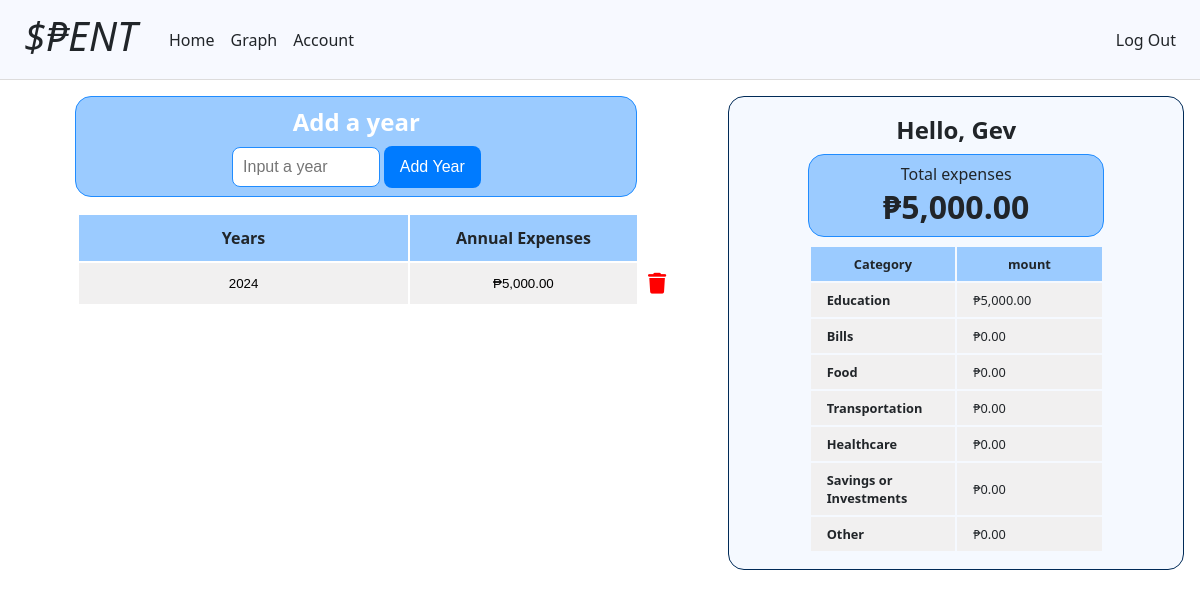
Page / (signed in) on the earlier database version.
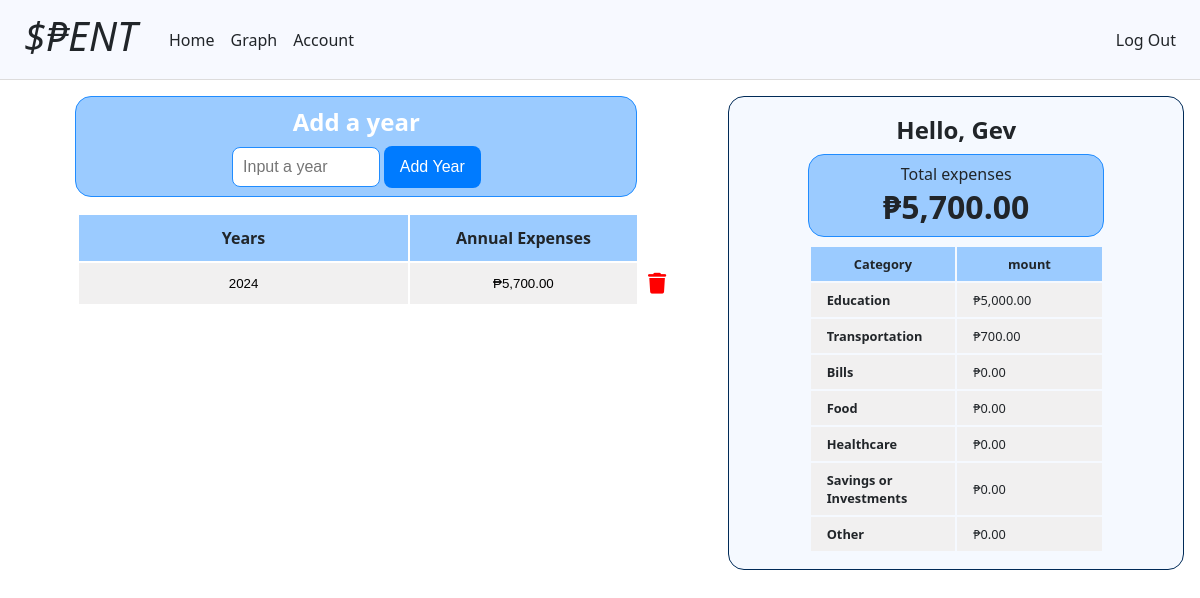
Same page on the later database version.
### tables this page shows
CREATE TABLE years (
    id INTEGER PRIMARY KEY AUTOINCREMENT NOT NULL,
    user_id INTEGER NOT NULL,
    year NOT NULL,
    FOREIGN KEY (user_id) REFERENCES users (id)
);

CREATE TABLE users (
    id INTEGER PRIMARY KEY AUTOINCREMENT NOT NULL,
    username TEXT NOT NULL,
    pass_hash TEXT NOT NULL,
    currency TEXT
);

### app.py (the view)
@app.route("/")
@login_required
def index():
    currency = db.execute("SELECT currency FROM users WHERE id = ?", session["user_id"])
    currency = currency[0]["currency"]
    if currency not in ["usd", "php"]:
        return render_template("set-currency.html")
    years = get_years(session["user_id"])
    total_expenses= get_total_expenses(session["user_id"]) # Get total expenses
    expenses = get_expenses(session["user_id"]) # Get expenses
    print(expenses)
    return render_template("index.html", years=years, total_expenses=total_expenses, expenses=expenses)

### app.py (called while the page is built)
@app.after_request
def after_request(response):
    response.headers["Cache-Control"] = "no-cache, no-store, must-revalidate"
    response.headers["Expires"] = 0
    response.headers["Pragma"] = "no-cache"
    return response

### helpers.py (called while the page is built)
def format_currency(value):
    currency = db.execute("SELECT currency FROM users WHERE id = ?", session["user_id"])
    currency = currency[0]["currency"]
    if currency == "usd":
        return f"${value:,.2f}"
    elif currency == "php":
        return f"₱{value:,.2f}"

def login_required(f):
    @wraps(f)
    def decorated_function(*args, **kwargs):
        if session.get("user_id") is None:
            return redirect("/login")
        return f(*args, **kwargs)
    return decorated_function

### queries.py (called while the page is built)
def get_years(user_id):
    return db.execute("""SELECT years.id AS id, years.year AS year, SUM(spent.amount) AS expenses
                                FROM years
                                LEFT JOIN months ON months.year_id = years.id
                                LEFT JOIN days ON days.month_id = months.id
                                LEFT JOIN spent ON spent.day_id = days.id
                                WHERE years.user_id = :user_id
                                GROUP BY years.year
                                ORDER BY years.year DESC
                                """, user_id=user_id) # Idea by chatGPT (LEFT JOIN)

def get_total_expenses(user_id):
    total_expenses = db.execute("""SELECT SUM(spent.amount) AS total_expenses
                            FROM spent
                            JOIN days ON days.id = spent.day_id
                            JOIN months ON months.id = days.month_id
                            JOIN years ON years.id = months.year_id
                            WHERE years.user_id = :user_id
                            """, user_id=user_id)
    total_expenses = 0 if total_expenses[0]["total_expenses"] == None else total_expenses[0]["total_expenses"]
    return total_expenses

### templates/index.html (shortened to what this page needs)
{% extends "layout.html" %}
{% block main %}
    <div class="parent-div">
        <div class="main-content">
            <div class="main-form">
                <h2>Add a year</h2>
                <form action="/add_year" method="post">
                    <div class="form-input">
                        <input name="year" placeholder="Input a year" type="number" autocomplete="off" autofocus>
                        <button class="form-button" type="submit">Add Year</button>
                    </div>
                </form>
            </div>
            <div class="table-container">
                <table>
                    <thead>
                        <tr>
                            <th>Years</th>
                            <th>Annual Expenses</th>
                        </tr>
                    </thead>
                    <tbody>
                    {% if not years %}
                        <tr>
                            <td><button>Add a year to display</button></td>
                            <td><button>some amount</button></td>
                            <td></td>
                        </tr>
                    {% else %}
                        {% for year in years %}
                            <tr>
                                <td>
                                    <form action="/months" method="get">
                                        <button type="submit">{{ year["year"] }}</button></td>
                                <td>
                                    {% if not year["expenses"] %}
                                        <form action="/months" method="get">
                                            <input name="year" value="{{ year['year'] }}" type="hidden">
                                            <button type="submit">{{ 0 | format_currency }}</button>
                                        </form>
                                    {% else %}
                                        <form action="/months" method="get">
                                            <button type="submit">{{ year["expenses"] | format_currency }}</button>
                                        </form>
                                    {% endif %}
                                </td>
                                <td>
                                    <form action="/delete_year" method="post">
                                        <button class="icon-container" type="submit"><i class="fa-solid fa-trash"></i></button>
                                    </form>
                                </td>
                            </tr>
                        {%  endfor %}
                    {% endif %}
                    </tbody>
                </table>
            </div>
        </div>
        {% include "sidebar.html" %}
    </div>
{% endblock %}

### templates/layout.html (shortened to what this page needs)
<!DOCTYPE html>
<html lang="en">
    <head>
        <link href="/static/styles.css" rel="stylesheet">
    </head>
    <body>
        <nav class="navbar-container">
            <div class="navbar">
                <i><a class="nav-link logo" href="/">$₱ENT</a></i>
                <div class="navbar-items-container">
                    {% if session["user_id"] %}
                        <ul class="navbar-items">
                            <li><a class="nav-link" href="/">Home</a></li>
                            <li><a class="nav-link" href="">Graph</a></li>
                            <li><a class="nav-link" href="">Account</a></li>
                        </ul>
                        <ul class="navbar-items pos-right">
                            <li><a class="nav-link" href="/logout">Log Out</a></li>
                        </ul>
                    {% else %}
                        <ul class="navbar-items pos-right">
                            <li><a class="nav-link" href="/register">Register</a></li>
                            <li><a class="nav-link" href="/login">Log In</a></li>
                        </ul>
                    {% endif %}
                </div>
            </div>
        </nav>
        <main class="container">
            {% block main %}{% endblock%}
        </main>
    </body>
</html>

### templates/sidebar.html
<div class="sidebar">
    <div class="display">
        <div><h2>Hello, {{ session["username"] }}</h2></div>
        <div class="total-expenses">
            <p>Total expenses</p>
            <h1>{{ total_expenses | format_currency}}</h1>
        </div>
        <table>
            <thead>
                <tr>
                    <th>Category</th>
                    <th>mount</th>
                </tr>
            </thead>
            <tbody>
                {% for expense in expenses %}
                    <tr>
                        <td><b>{{ expense["name"] }}</b></td>
                        <td>{{ expense["amount"] | format_currency }}</td>
                    </tr>
                {% endfor %}
            </tbody>
        </table>
    </div>
</div>

### static/styles.css (style rules this page uses)
body { margin: 0; font-family: system-ui, -apple-system, BlinkMacSystemFont, 'Segoe UI', Roboto, Oxygen, Ubuntu, Cantarell, 'Open Sans', 'Helvetica Neue', sans-serif; font-size: 1rem; color: #212529; text-align: left; width: 100%; }
.container { width: 100%; margin-left: auto; margin-right: auto; text-align: center; }
.navbar-container { width: 100%; background-color: #f7f9ff; border-bottom: 0.1rem solid #dddcdc; }
.navbar { display: flex; justify-content: space-between; align-items: center; }
.logo { font-size: 2.5rem; margin-left: 1rem; margin-right: 1rem; margin-bottom: 0.5rem; white-space: nowrap; }
.navbar-items-container { display: flex; align-items: center; width: 100%; }
.navbar-items { list-style-type: none; display: flex; margin: 0; padding: 0; }
.pos-right { margin-left: auto; margin-right: 1rem; }
.nav-link { text-decoration: none; display: block; padding: 0.5rem; }
a { color: #212529; }
.form-input { display: block; }
.form-input input { font-size: 1rem; padding: 0.65rem; border: 1px solid #ccc; border-radius: 0.5rem; transition: box-shadow 0.3s ease; }
.form-button { font-size: 1rem; color: #fff; text-align: center; padding: 0.75rem 1rem; border-width: 0; border-radius: 0.5rem; background-color: #007bff; }
.parent-div { display: flex; margin-top: 1rem; }
.main-content { width: 60%; margin: 0rem 1rem; }
.sidebar { background-color: #f5f9ff; width: 40%; margin: 0rem 1rem; border: 1px solid #002a57; border-radius: 1rem; }
.display { padding: 1rem; }
.display h2, .display h1, .display p { padding: 0; margin: 0; }
.display table { background-color: transparent; margin: 0 auto; height: auto; width: 70%; }
.display table th, .display table td { font-size: 0.8rem; vertical-align: middle; padding: 0.5rem; }
.display table td { padding-left: 1rem; text-align: left; }
.display table th:nth-child(1) { width: 50%; }
.display table th:nth-child(2) { width: 50%; }
.total-expenses { width: 66%; padding: 0.5rem; margin: 0.5rem auto; background-color: #9bcbff; border: 1px solid #208cff; border-radius: 1rem; }
.main-form { color: white; background-color: #9bcbff; border: 1px solid #208cff; border-radius: 1rem; margin: 0 auto; margin-bottom: 1rem; padding: 0.5rem; width: 80%; }
.main-form h2 { padding: 0; padding-bottom: 0.5rem; margin: 0; }
.main-form input { border: 1px solid #208cff; width: 23% }
table { background-color: transparent; margin-left: 9%; width: 89%; }
table th:nth-child(1) { width: 55%; }
table th:nth-child(2) { width: 38%; }
table th, table td { font-size: 1rem; vertical-align: middle; }
table th { padding: 0.75rem; }
table td { background-color: #f1f0f0; }
table td:nth-child(3) { background-color: transparent; }
table thead tr { background-color: #9bcbff; }
table td button { border: none; background-color: transparent; width: 100%; margin: none; display: block; padding: 0.75rem; }
.icon-container { padding: 0; margin: 0; text-align: left; }
.fa-trash { color: red; margin-left: 0.5rem; font-size: 1.3rem; }

Differences in the rows shown:
removed years: year "2024", expenses "₱5,000.00"
added years: year "2024", expenses "₱5,700.00"
Other differences:
{{ total_expenses | format_currency }}: "₱5,000.00" → "₱5,700.00"
new list line: "Transportation ₱700.00"
list line gone: "Transportation ₱0.00"
